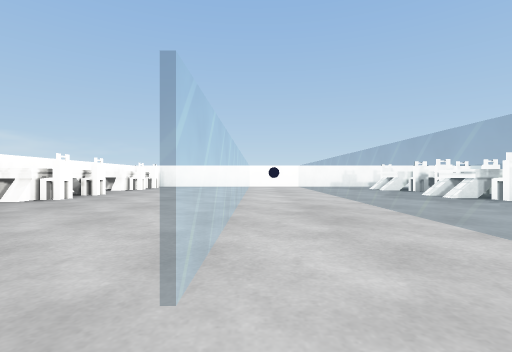
view 1 (above)

21 first-person views from a walk through a scene from a Unity 3-D project. The camera is 0.24 m above the floor, looks level and sees 85° across. The floor is counted in squares, 0.5 m on a side. Each view is taken from the middle of a square. On the plan, view 1 faces up. The plan holds only what a view shows up to about 9 squares ahead; the rest is blank. The player is left out. Surface patterns are stand-ins for the level's own textures.

view 2
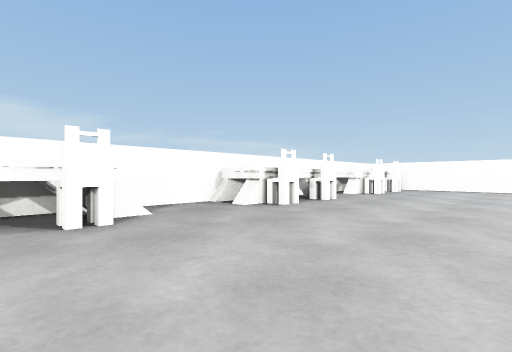

view 3
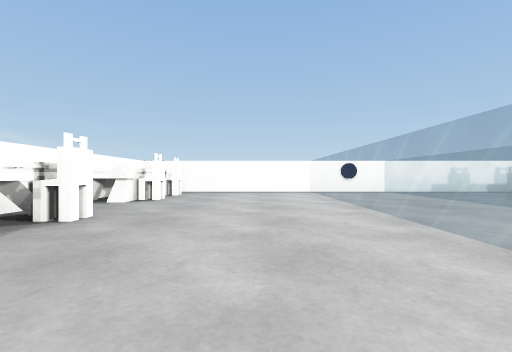

view 4
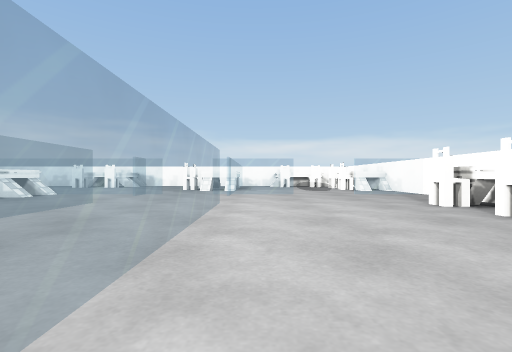

view 5
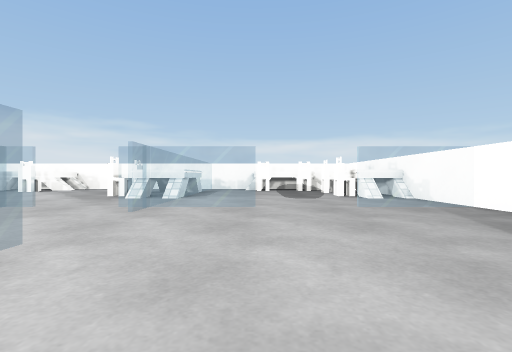

view 6
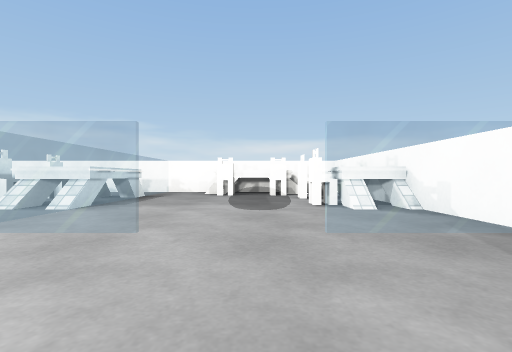

view 7
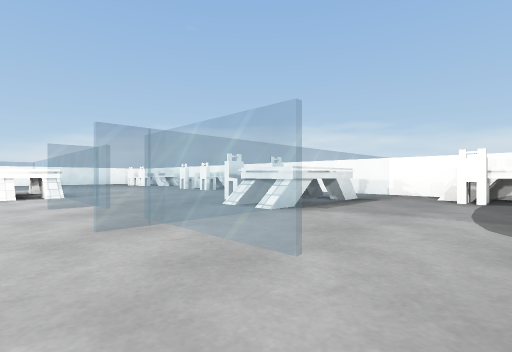

view 8
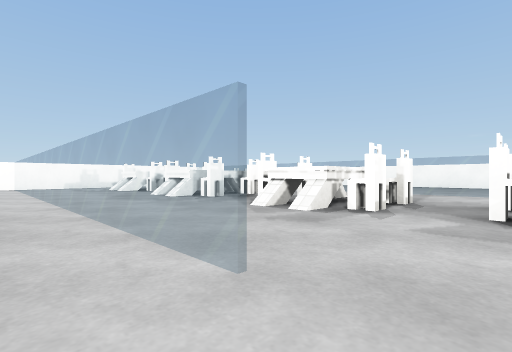

view 9
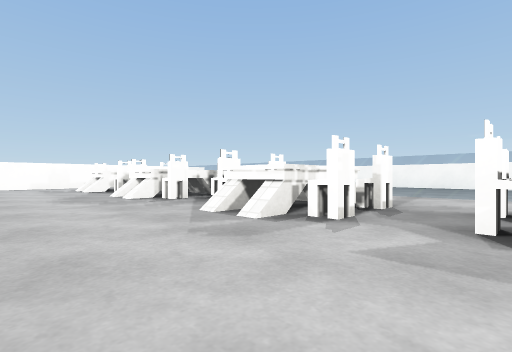

view 10
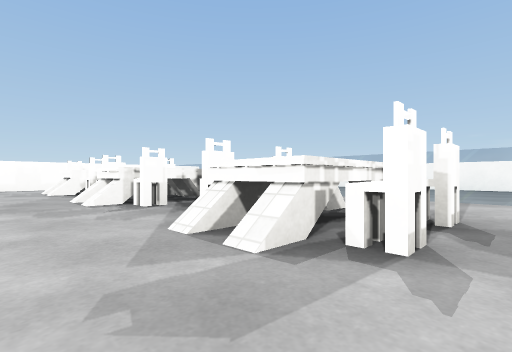

view 11
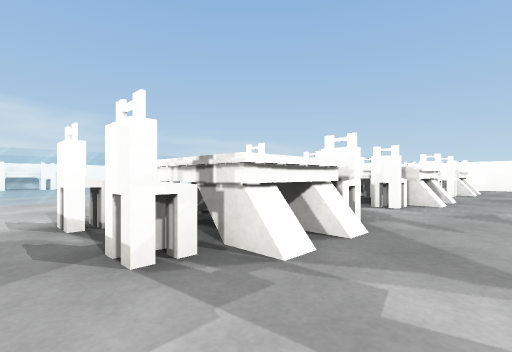

view 12
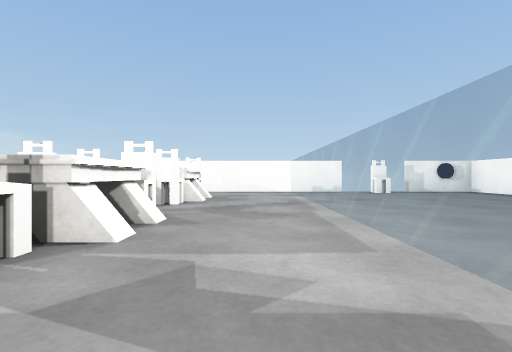

view 13
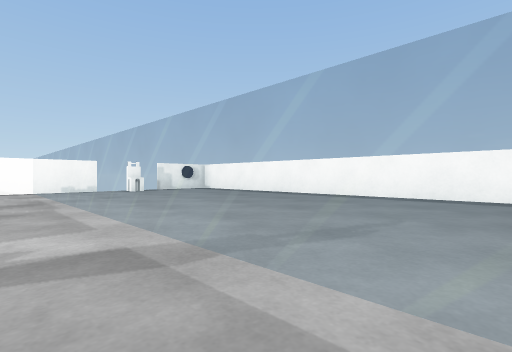

view 14
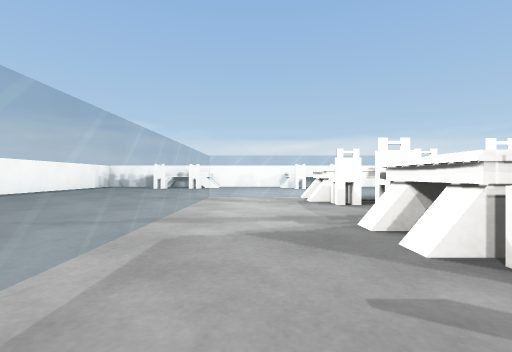

view 15
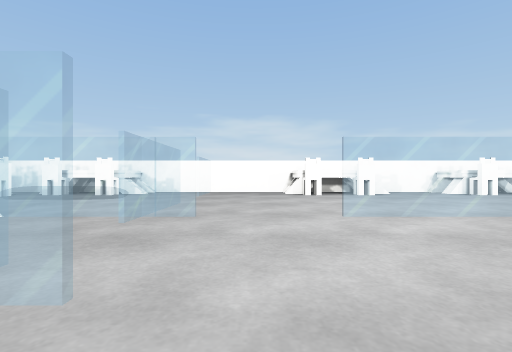

view 16
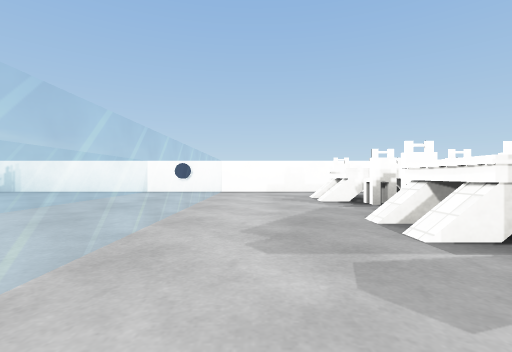

view 17
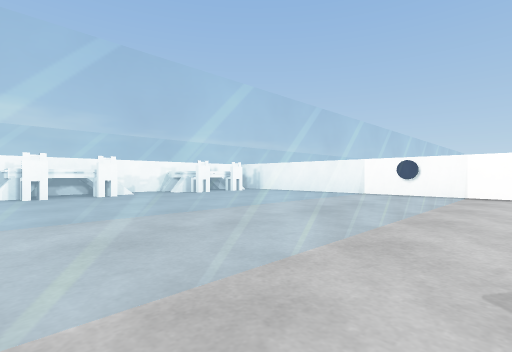

view 18
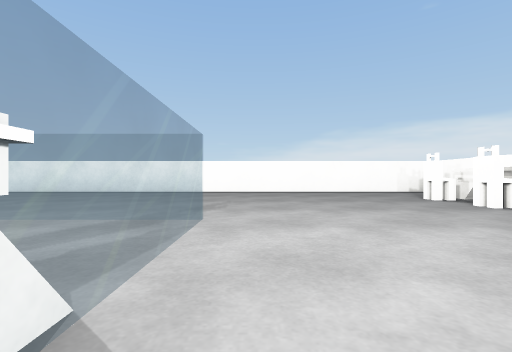

view 19
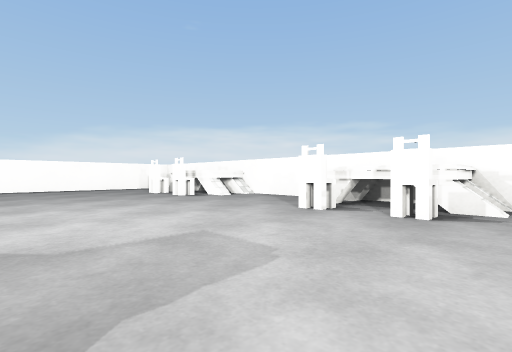

view 20
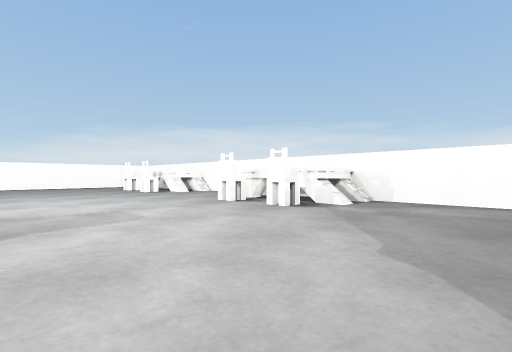

view 21
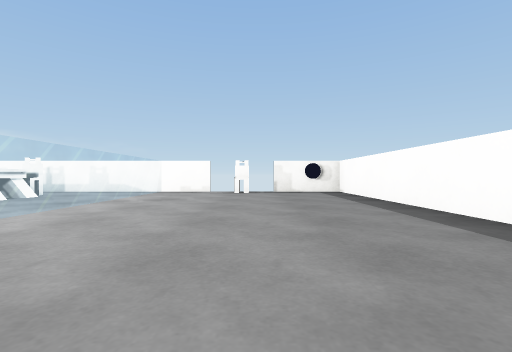

### Floor plan
Key: @ floor where view 1 was taken; # wall or solid block; . main floor; : floor 0.15 m higher than the main floor; = window, fence, low wall or low ledge; ^ raised ledge; C chair; O other object.
Columns run from 6 left of view 1 to 15 right of it. Each row starts with its distance up from view 1.
 13  ################  ###
 12  #....=#=......=..C=.#
 11  ^C...=.=..OCC.=.....#
 10  ^C...=.=..^^^.=.....#
  9  #....=.=..CCC.=.....#
  8 =#....=.=..CC..=.....#
  7 #^C...=.=..^^^.=.....#
  6 #^C...=.=..CC#.=.....#
  5 ##....=.=..CC..=.....#
  4 #.....=.=..CCC.=.....#
  3 #^C...=.=..^^^.=.....#
  2 #^C...=.=..CC#.=.....#
  1 #^C...=.=......=.....#
  0 #.....@....CCC.=.....#
 -1 #==.===.========.....#
 -2 #.....=..............#
 -3 ##.=..=..............#
 -4 #^C:..=C.............#
 -5  ^C=..=C.............#
 -6  #CCC.=....CC#..CCC..#
 -7  #^^^.=....^^^..^   .#
 -8  #####################

Where each view was taken, in squares from view 1:
view 1: 0 up, 0 right, facing up
view 2: 2 up, 1 left, facing up-left
view 3: 4 up, 2 left, facing up
view 4: 6 up, 1 left, facing down
view 5: 3 up, 2 left, facing down
view 6: 1 up, 3 left, facing down
view 7: 0 up, 3 left, facing down-right
view 8: 0 up, 1 right, facing up-right
view 9: 0 up, 2 right, facing up-right
view 10: 1 up, 3 right, facing up-right
view 11: 1 up, 8 right, facing up-left
view 12: 4 up, 8 right, facing up
view 13: 3 up, 8 right, facing up-right
view 14: 5 up, 8 right, facing down
view 15: 0 up, 3 right, facing left
view 16: 4 up, 3 right, facing up
view 17: 5 up, 3 right, facing up-left
view 18: 2 down, 6 right, facing right
view 19: 2 down, 4 right, facing down-right
view 20: 2 down, 2 right, facing down-right
view 21: 4 up, 12 right, facing up
